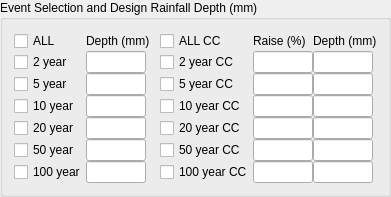
         <widget class="QgsCollapsibleGroupBox" name="mGroupBox_4">
          <property name="title">
           <string>Event Selection and Design Rainfall Depth (mm)</string>
          </property>
          <layout class="QVBoxLayout" name="verticalLayout_8">
           <item>
            <layout class="QGridLayout" name="gridLayout_3">
             <property name="spacing">
              <number>0</number>
             </property>
             <item row="3" column="0">
              <widget class="QCheckBox" name="cb010Year">
               <property name="text">
                <string>10 year</string>
               </property>
               <property name="checked">
                <bool>false</bool>
               </property>
              </widget>
             </item>
             <item row="6" column="0">
              <widget class="QCheckBox" name="cb100Year">
               <property name="text">
                <string>100 year</string>
               </property>
               <property name="checked">
                <bool>false</bool>
               </property>
              </widget>
             </item>
             <item row="5" column="0">
              <widget class="QCheckBox" name="cb050Year">
               <property name="text">
                <string>50 year</string>
               </property>
              </widget>
             </item>
             <item row="3" column="1">
              <widget class="QLineEdit" name="le010YearDepth">
               <property name="maximumSize">
                <size>
                 <width>60</width>
                 <height>16777215</height>
                </size>
               </property>
               <property name="text">
                <string/>
               </property>
               <property name="alignment">
                <set>Qt::AlignRight|Qt::AlignTrailing|Qt::AlignVCenter</set>
               </property>
              </widget>
             </item>
             <item row="0" column="1">
              <widget class="QLabel" name="label_13">
               <property name="text">
                <string>Depth (mm)</string>
               </property>
              </widget>
             </item>
             <item row="1" column="1">
              <widget class="QLineEdit" name="le002YearDepth">
               <property name="maximumSize">
                <size>
                 <width>60</width>
                 <height>16777215</height>
                </size>
               </property>
               <property name="alignment">
                <set>Qt::AlignRight|Qt::AlignTrailing|Qt::AlignVCenter</set>
               </property>
              </widget>
             </item>
             <item row="2" column="1">
              <widget class="QLineEdit" name="le005YearDepth">
               <property name="maximumSize">
                <size>
                 <width>60</width>
                 <height>16777215</height>
                </size>
               </property>
               <property name="alignment">
                <set>Qt::AlignRight|Qt::AlignTrailing|Qt::AlignVCenter</set>
               </property>
              </widget>
             </item>
             <item row="1" column="3">
              <widget class="QCheckBox" name="cb002YearCC">
               <property name="text">
                <string>2 year CC</string>
               </property>
              </widget>
             </item>
             <item row="4" column="0">
              <widget class="QCheckBox" name="cb020Year">
               <property name="text">
                <string>20 year</string>
               </property>
              </widget>
             </item>
             <item row="0" column="0">
              <widget class="QCheckBox" name="cbSelectAllEvents">
               <property name="text">
                <string>ALL</string>
               </property>
              </widget>
             </item>
             <item row="2" column="0">
              <widget class="QCheckBox" name="cb005Year">
               <property name="text">
                <string>5 year</string>
               </property>
              </widget>
             </item>
             <item row="1" column="2">
              <spacer name="horizontalSpacer_14">
               <property name="orientation">
                <enum>Qt::Horizontal</enum>
               </property>
               <property name="sizeType">
                <enum>QSizePolicy::Expanding</enum>
               </property>
               <property name="sizeHint" stdset="0">
                <size>
                 <width>10</width>
                 <height>20</height>
                </size>
               </property>
              </spacer>
             </item>
             <item row="2" column="5">
              <widget class="QLineEdit" name="le005YearDepthCC">
               <property name="maximumSize">
                <size>
                 <width>60</width>
                 <height>16777215</height>
                </size>
               </property>
               <property name="alignment">
                <set>Qt::AlignRight|Qt::AlignTrailing|Qt::AlignVCenter</set>
               </property>
              </widget>
             </item>
             <item row="5" column="1">
              <widget class="QLineEdit" name="le050YearDepth">
               <property name="maximumSize">
                <size>
                 <width>60</width>
                 <height>16777215</height>
                </size>
               </property>
               <property name="alignment">
                <set>Qt::AlignRight|Qt::AlignTrailing|Qt::AlignVCenter</set>
               </property>
              </widget>
             </item>
             <item row="4" column="3">
              <widget class="QCheckBox" name="cb020YearCC">
               <property name="text">
                <string>20 year CC</string>
               </property>
              </widget>
             </item>
             <item row="5" column="3">
              <widget class="QCheckBox" name="cb050YearCC">
               <property name="text">
                <string>50 year CC</string>
               </property>
              </widget>
             </item>
             <item row="2" column="4">
              <widget class="QLineEdit" name="le005YearRaiseCC">
               <property name="maximumSize">
                <size>
                 <width>60</width>
                 <height>16777215</height>
                </size>
               </property>
               <property name="text">
                <string/>
               </property>
               <property name="alignment">
                <set>Qt::AlignRight|Qt::AlignTrailing|Qt::AlignVCenter</set>
               </property>
               <property name="readOnly">
                <bool>true</bool>
               </property>
              </widget>
             </item>
             <item row="3" column="4">
              <widget class="QLineEdit" name="le010YearRaiseCC">
               <property name="maximumSize">
                <size>
                 <width>60</width>
                 <height>16777215</height>
                </size>
               </property>
               <property name="text">
                <string/>
               </property>
               <property name="alignment">
                <set>Qt::AlignRight|Qt::AlignTrailing|Qt::AlignVCenter</set>
               </property>
               <property name="readOnly">
                <bool>true</bool>
               </property>
              </widget>
             </item>
             <item row="3" column="3">
              <widget class="QCheckBox" name="cb010YearCC">
               <property name="text">
                <string>10 year CC</string>
               </property>
               <property name="checked">
                <bool>false</bool>
               </property>
              </widget>
             </item>
             <item row="4" column="1">
              <widget class="QLineEdit" name="le020YearDepth">
               <property name="maximumSize">
                <size>
                 <width>60</width>
                 <height>16777215</height>
                </size>
               </property>
               <property name="alignment">
                <set>Qt::AlignRight|Qt::AlignTrailing|Qt::AlignVCenter</set>
               </property>
              </widget>
             </item>
             <item row="4" column="4">
              <widget class="QLineEdit" name="le020YearRaiseCC">
               <property name="maximumSize">
                <size>
                 <width>60</width>
                 <height>16777215</height>
                </size>
               </property>
               <property name="text">
                <string/>
               </property>
               <property name="alignment">
                <set>Qt::AlignRight|Qt::AlignTrailing|Qt::AlignVCenter</set>
               </property>
               <property name="readOnly">
                <bool>true</bool>
               </property>
              </widget>
             </item>
             <item row="0" column="3">
              <widget class="QCheckBox" name="cbSelectAllEventsCC">
               <property name="text">
                <string>ALL CC</string>
               </property>
              </widget>
             </item>
             <item row="1" column="5">
              <widget class="QLineEdit" name="le002YearDepthCC">
               <property name="maximumSize">
                <size>
                 <width>60</width>
                 <height>16777215</height>
                </size>
               </property>
               <property name="alignment">
                <set>Qt::AlignRight|Qt::AlignTrailing|Qt::AlignVCenter</set>
               </property>
              </widget>
             </item>
             <item row="1" column="0">
              <widget class="QCheckBox" name="cb002Year">
               <property name="text">
                <string>2 year</string>
               </property>
              </widget>
             </item>
             <item row="1" column="4">
              <widget class="QLineEdit" name="le002YearRaiseCC">
               <property name="maximumSize">
                <size>
                 <width>60</width>
                 <height>16777215</height>
                </size>
               </property>
               <property name="text">
                <string/>
               </property>
               <property name="alignment">
                <set>Qt::AlignRight|Qt::AlignTrailing|Qt::AlignVCenter</set>
               </property>
               <property name="readOnly">
                <bool>true</bool>
               </property>
               <property name="clearButtonEnabled">
                <bool>false</bool>
               </property>
              </widget>
             </item>
             <item row="6" column="3">
              <widget class="QCheckBox" name="cb100YearCC">
               <property name="enabled">
                <bool>true</bool>
               </property>
               <property name="text">
                <string>100 year CC</string>
               </property>
               <property name="checked">
                <bool>false</bool>
               </property>
              </widget>
             </item>
             <item row="5" column="4">
              <widget class="QLineEdit" name="le050YearRaiseCC">
               <property name="maximumSize">
                <size>
                 <width>60</width>
                 <height>16777215</height>
                </size>
               </property>
               <property name="text">
                <string/>
               </property>
               <property name="alignment">
                <set>Qt::AlignRight|Qt::AlignTrailing|Qt::AlignVCenter</set>
               </property>
               <property name="readOnly">
                <bool>true</bool>
               </property>
              </widget>
             </item>
             <item row="6" column="4">
              <widget class="QLineEdit" name="le100YearRaiseCC">
               <property name="maximumSize">
                <size>
                 <width>60</width>
                 <height>16777215</height>
                </size>
               </property>
               <property name="text">
                <string/>
               </property>
               <property name="alignment">
                <set>Qt::AlignRight|Qt::AlignTrailing|Qt::AlignVCenter</set>
               </property>
               <property name="readOnly">
                <bool>true</bool>
               </property>
              </widget>
             </item>
             <item row="0" column="5">
              <widget class="QLabel" name="label_14">
               <property name="text">
                <string>Depth (mm)</string>
               </property>
              </widget>
             </item>
             <item row="0" column="4">
              <widget class="QLabel" name="label_15">
               <property name="text">
                <string>Raise (%)</string>
               </property>
              </widget>
             </item>
             <item row="2" column="3">
              <widget class="QCheckBox" name="cb005YearCC">
               <property name="text">
                <string>5 year CC</string>
               </property>
              </widget>
             </item>
             <item row="6" column="5">
              <widget class="QLineEdit" name="le100YearDepthCC">
               <property name="maximumSize">
                <size>
                 <width>60</width>
                 <height>16777215</height>
                </size>
               </property>
               <property name="text">
                <string/>
               </property>
               <property name="alignment">
                <set>Qt::AlignRight|Qt::AlignTrailing|Qt::AlignVCenter</set>
               </property>
              </widget>
             </item>
             <item row="4" column="5">
              <widget class="QLineEdit" name="le020YearDepthCC">
               <property name="maximumSize">
                <size>
                 <width>60</width>
                 <height>16777215</height>
                </size>
               </property>
               <property name="alignment">
                <set>Qt::AlignRight|Qt::AlignTrailing|Qt::AlignVCenter</set>
               </property>
              </widget>
             </item>
             <item row="3" column="5">
              <widget class="QLineEdit" name="le010YearDepthCC">
               <property name="maximumSize">
                <size>
                 <width>60</width>
                 <height>16777215</height>
                </size>
               </property>
               <property name="text">
                <string/>
               </property>
               <property name="alignment">
                <set>Qt::AlignRight|Qt::AlignTrailing|Qt::AlignVCenter</set>
               </property>
              </widget>
             </item>
             <item row="5" column="5">
              <widget class="QLineEdit" name="le050YearDepthCC">
               <property name="maximumSize">
                <size>
                 <width>60</width>
                 <height>16777215</height>
                </size>
               </property>
               <property name="alignment">
                <set>Qt::AlignRight|Qt::AlignTrailing|Qt::AlignVCenter</set>
               </property>
              </widget>
             </item>
             <item row="6" column="1">
              <widget class="QLineEdit" name="le100YearDepth">
               <property name="maximumSize">
                <size>
                 <width>60</width>
                 <height>16777215</height>
                </size>
               </property>
               <property name="text">
                <string/>
               </property>
               <property name="alignment">
                <set>Qt::AlignRight|Qt::AlignTrailing|Qt::AlignVCenter</set>
               </property>
              </widget>
             </item>
            </layout>
           </item>
          </layout>
         </widget>
